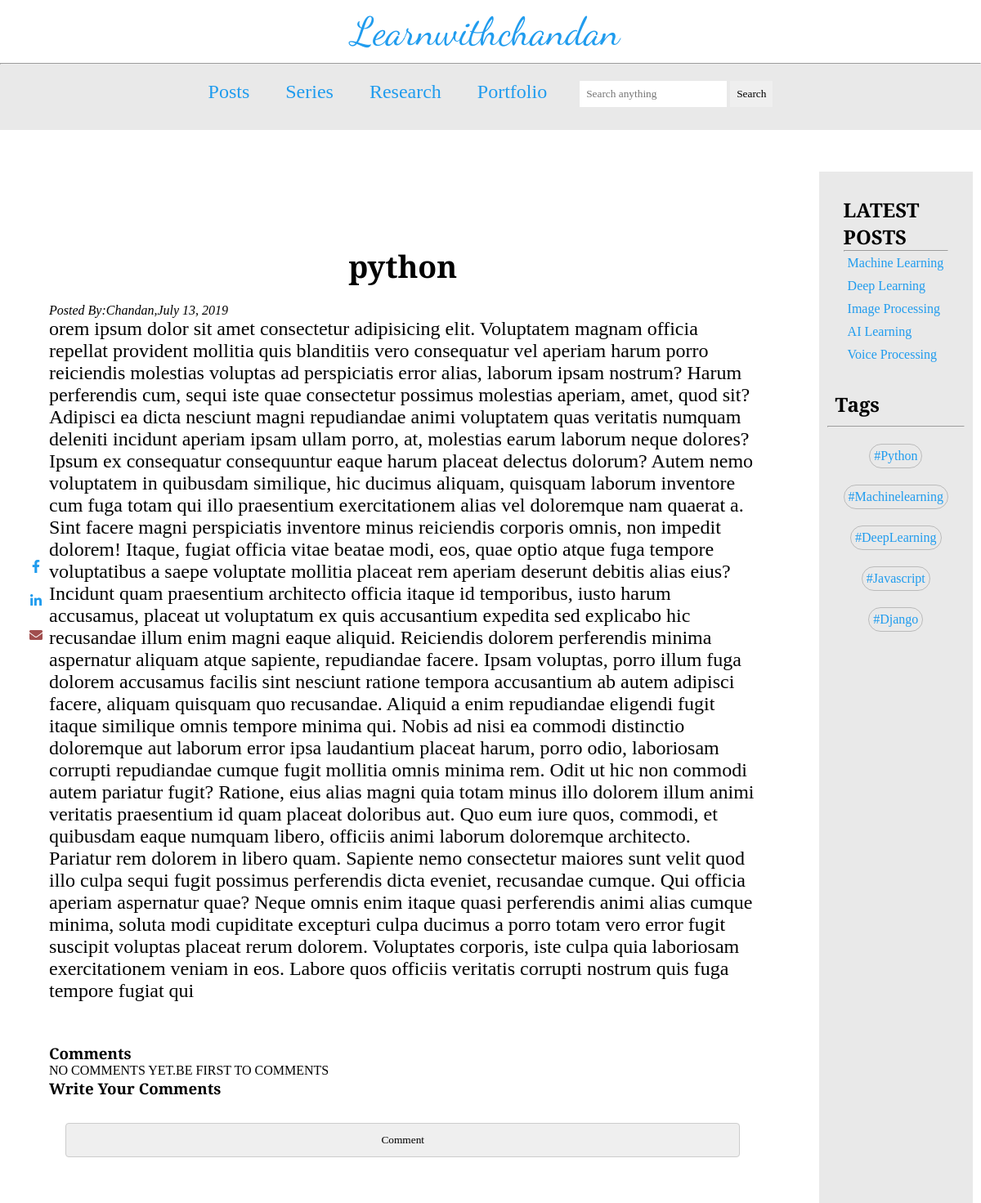
Page /2/ on the committed database.
### blog/models.py (models this page shows, shortened)
class Post(models.Model):
  title=models.CharField(max_length=100)
  detail=models.TextField()
  image=models.ImageField(upload_to='image/',blank=True)
  author=models.CharField(max_length=100)
  draft=models.BooleanField(default=True)
  published_date=models.DateTimeField(auto_now_add=True)

### blog/views.py (the view)
# urls.py: re_path(r'^(?P<pk>\d+)/$',ShowDetail.as_view(),name='post_detail'),
class ShowDetail(DetailView):
  model=Post
  template_name='blog/post_detail.html'

### templates/blog/post_detail.html (shortened to what this page needs)
{% extends 'blog/post_list.html' %}
{% block detail%}
    <section id="post-detail-section">
        <div class="post_detail_container">
            <div class="post_detail">
                    <div class="header-text">
                         <h1>{{post.title}}</h1>
                    </div>
                <p><em>Posted By:{{post.author|title}},{{post.published_date|date}}</em></p>
                <div class="detail-texts">
                    {{post.detail|safe}}
                </div>
            </div>
        <div class="comments">
            <h1>Comments</h1>
                {% for comment in post.comment_set.all %}
                    <div class="pre-comments">
                        <div class="user-detail">
                            <p><b> {{comment.name}} </b></p>
                            <span><small>{{comment.commented_date|date}}</small></span>
                        </div>
                        <div class="comment-text">
                            {{comment.comment}}
                        </div>
                    </div>
                    {% empty %}
                    <p>NO COMMENTS YET.BE FIRST TO COMMENTS</p>
                {%endfor%}
                <h1>Write Your Comments</h1>
                <form method="POST">
                    <input type="submit" value="Comment">
                </form>
            </div>
        </div>
        <div class="social-share-links">
                <a href=""><i class="fab fa-facebook-f"></i></a>
                <a href=""><i class="fab fa-linkedin-in"></i></a>
                <a href="">  <i class="fas fa-envelope"></i></a>
            </div>
   {% endblock %}

### static/css/design.css (style rules this page uses)
* { padding: 0px; margin: 0px; box-sizing: border-box; font-family: 'EB Garamond', serif; }

### static/css/post-detail.css (style rules this page uses)
#post-detail-section { margin-top: 80px; display: flex; }
.post_detail_container { width: 90%; margin-left: 40px; }
.post_detail .header-text { font-size: 2rem; text-align: center; padding: 10px; margin: 10px; }
.post_detail .detail-texts { font-size: 1.5rem; }
.post_detail_container .comments { margin-top: 50px; }
.post_detail_container .comments form { padding: 10px; margin: 10px; }
.post_detail_container .comments form input, textarea { width: 100%; padding: 12px; border: 1px solid #ccc; border-radius: 4px; box-sizing: border-box; margin-top: 10px; margin-bottom: 16px; resize: vertical; }
.social-share-links { position: fixed; top: 50%; transform: translateY(-50%); }
.social-share-links a { display: block; margin: 8px; padding: 8px; text-align: center; transition: all 0.5s ease-in-out; }
.social-share-links a .fa-facebook-f { color: #209cee; }
.social-share-links a .fa-linkedin-in { color: #209cee; }
.social-share-links a .fa-envelope { color: rgb(161, 78, 78); }

### rows in the picture
Post: title "python", author "Chandan", published_date "July 13, 2019", detail "orem ipsum dolor sit amet consectetur adipisicing elit. Voluptatem magnam officia repellat provident mollitia quis blanditiis vero consequatur vel aperiam harum porro reiciendis molestias voluptas ad perspiciatis error alias, laborum ipsam nostrum? Harum perferendis cum, sequi iste quae consectetur possimus molestias aperiam, amet, quod sit? Adipisci ea dicta nesciunt magni repudiandae animi voluptatem quas veritatis numquam deleniti incidunt aperiam ipsam ullam porro, at, molestias earum laborum neque dolores? Ipsum ex consequatur consequuntur eaque harum placeat delectus dolorum? Autem nemo voluptatem in quibusdam similique, hic ducimus aliquam, quisquam laborum inventore cum fuga totam…"
